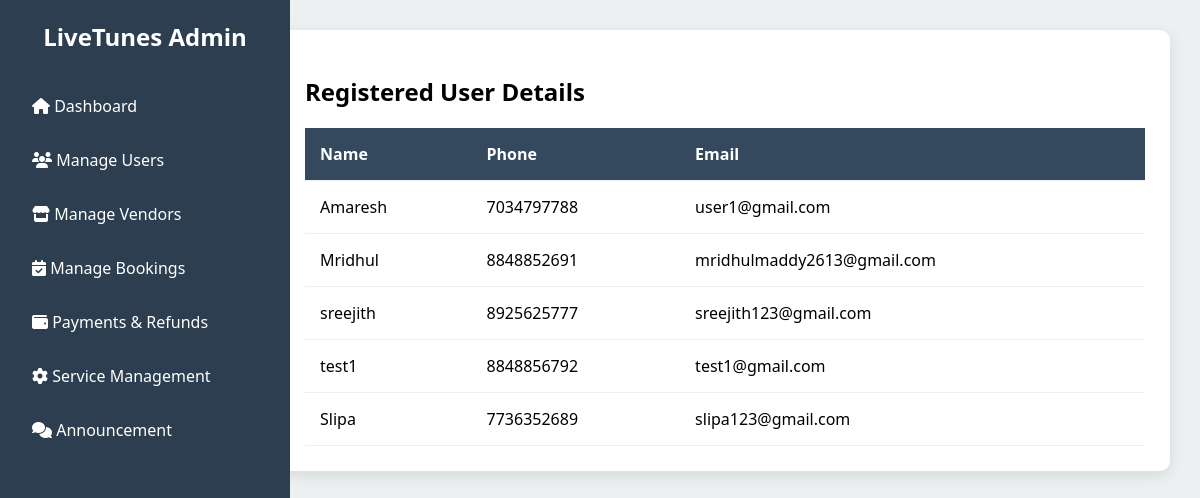
Page /manage_users on the committed database.
### user/models.py (models this page shows)
class User_profile(models.Model):
    user = models.OneToOneField(User, on_delete=models.CASCADE)
    phone = models.CharField(max_length=15, unique=True)
    user_type = models.IntegerField(default=3)

### Admin/views.py (the view)
# urls.py: path('manage_users', views.manage_users, name='manage_users'),
def manage_users(request):
    users = User_profile.objects.all()
    return render(request, "manage_users.html",{'users':users})

### Admin/templates/manage_users.html (shortened to what this page needs)
<!DOCTYPE html>
<html lang="en">
<head>
    <link rel="stylesheet" href="https://cdnjs.cloudflare.com/ajax/libs/font-awesome/6.4.0/css/all.min.css">
</head>
<body>
    <div class="sidebar">
            <div class="logo">LiveTunes Admin</div>
            <div class="menu-item">
                <a href="{% url 'admin_dashboard' %}" style="text-decoration: none; color: inherit;">
                    <i class="fas fa-home"></i> Dashboard
                </a>
            </div>
            <div class="menu-item">
                <a href="{% url 'manage_users' %}" style="text-decoration: none; color: inherit;">
                    <i class="fas fa-users"></i> Manage Users
                </a>
            </div>
            <div class="menu-item">
                <a href="{% url 'manage_vendor' %}" style="text-decoration: none; color: inherit;">
                    <i class="fas fa-store"></i> Manage Vendors
                </a>
            </div>
            <div class="menu-item">
                <a href="{% url 'manage_booking' %}" style="text-decoration: none; color: inherit;">
                    <i class="fas fa-calendar-check"></i> Manage Bookings
                </a>
            </div>
            <div class="menu-item">
                <a href="{% url 'payment_refund' %}" style="text-decoration: none; color: inherit;">
                    <i class="fas fa-wallet"></i> Payments & Refunds
                </a>
            </div>
            <div class="menu-item">
                <a href="{% url 'service_management' %}" style="text-decoration: none; color: inherit;">
                    <i class="fas fa-cog"></i> Service Management
                </a>
            </div>
            <div class="menu-item">
                <a href="{% url 'add_announcement' %}" style="text-decoration: none; color: inherit;">
                    <i class="fas fa-comments"></i> Announcement
                </a>
            </div>
        </div>
    <div class="main-container">
        <div class="content-container">
            <h2>Registered User Details</h2>
            <table>
                <thead>
                    <tr>
                        <th>Name</th>
                        <th>Phone</th>
                        <th>Email</th>
                    </tr>
                </thead>
                <tbody>
                    {% for user in users %}
                    <tr>
                        <td>{{ user.user.first_name }}</td>
                        <td>{{ user.phone }}</td>
                        <td>{{ user.user.email }}</td>
                    </tr>
                    {% endfor %}
                </tbody>
            </table>
        </div>
    </div>
</body>
</html>

### Admin/templates/manage_users.html (style rules this page uses)
body { font-family: 'Segoe UI', Tahoma, Geneva, Verdana, sans-serif; margin: 0; background-color: #ecf0f1; display: flex; min-height: 100vh; }
.sidebar { width: 250px; background-color: #2c3e50; color: white; padding: 20px; position: fixed; height: 100vh; }
.logo { font-size: 24px; margin-bottom: 30px; text-align: center; font-weight: bold; color: #fff; }
.menu-item { padding: 12px; margin: 8px 0; border-radius: 5px; cursor: pointer; transition: 0.3s; }
.menu-item a { color: white; text-decoration: none; display: block; }
.main-container { flex: 1; margin-left: 250px; padding: 30px; }
.content-container { background: white; padding: 25px; border-radius: 10px; box-shadow: 0 4px 15px rgba(0,0,0,0.1); }
table { width: 100%; border-collapse: collapse; margin-top: 20px; background: white; }
th, td { padding: 15px; text-align: left; border-bottom: 1px solid #eee; }
th { background-color: #34495e; color: white; font-weight: 600; }

### rows in the picture
User_profile: user.first_name "Amaresh", phone "7034797788", user.email "user1@gmail.com"
User_profile: user.first_name "Mridhul", phone "8848852691", user.email "mridhulmaddy2613@gmail.com"
User_profile: user.first_name "sreejith", phone "8925625777", user.email "sreejith123@gmail.com"
User_profile: user.first_name "test1", phone "8848856792", user.email "test1@gmail.com"
User_profile: user.first_name "Slipa", phone "7736352689", user.email "slipa123@gmail.com"
